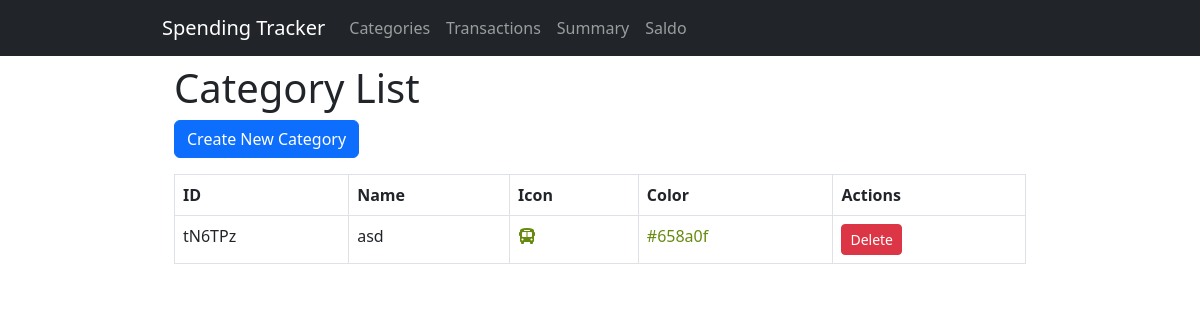
/kategori/, run on an earlier commit of the app's database.
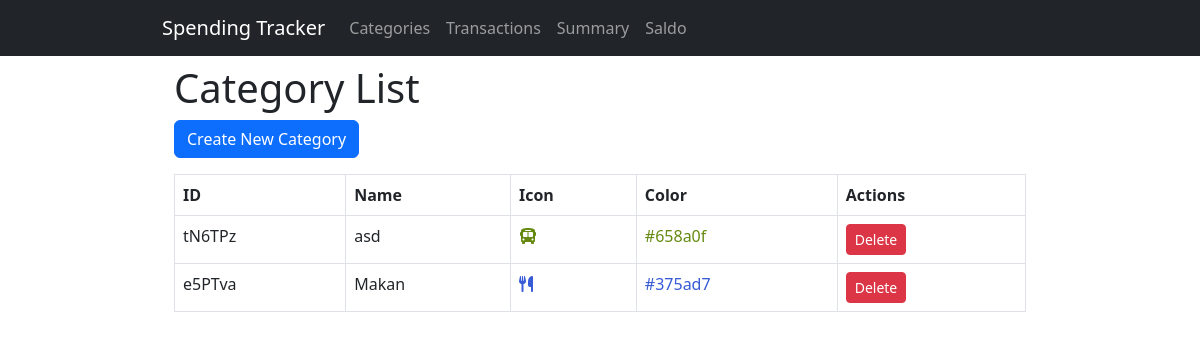
And on a later commit of the database.
### main/models.py (models this page shows, shortened)
class Kategori(models.Model):
    id = models.CharField(max_length=255, primary_key=True)
    nama = models.CharField(max_length=100)
    ikon = models.CharField(max_length=50, blank=True, null=True)
    warna = models.CharField(max_length=7, blank=True, null=True)  # Hex color code
    def getIkon(self):
        return self.ikon
    def getWarna(self):
        return self.warna
    class Meta:
        verbose_name_plural = "Kategori"

### main/views.py (the view)
# urls.py: path('kategori/', views.kategori_list, name='kategori_list'),
def kategori_list(request):
    categories = PengelolaKategori.ambilSemuaKategori()
    return render(request, 'main/kategori_list.html', {'categories': categories})

### main/models.py (called while the page is built)
    @staticmethod
    def ambilSemuaKategori():
        return list(Kategori.objects.all())

### main/templates/main/kategori_list.html (shortened to what this page needs)
{% extends "base.html" %}
{% block content %}
<div class="container">
    <h1>Category List</h1>
    <a href="{% url 'kategori_create' %}" class="btn btn-primary mb-3">Create New Category</a>
    <table class="table table-bordered">
        <thead>
            <tr>
                <th>ID</th>
                <th>Name</th>
                <th>Icon</th>
                <th>Color</th>
                <th>Actions</th>
            </tr>
        </thead>
        <tbody>
            {% for kategori in categories %}
                <tr>
                    <td>{{ kategori.id }}</td>
                    <td>{{ kategori.nama }}</td>
                    <td><i class="{{ kategori.getIkon }}" style="color: {{ kategori.getWarna }}"></i></td>
                    <td><span style="color: {{ kategori.getWarna }}">{{ kategori.getWarna }}</span></td>
                    <td>
                    {% if kategori.id %}
                        <form method="post" action="{% url 'kategori_delete' kategori.id %}">
                            <button type="submit" class="btn btn-danger btn-sm">Delete</button>
                        </form>
                    {% else %}
                        <button class="btn btn-danger btn-sm" disabled>Invalid ID</button>
                    {% endif %}
                    </td>
                </tr>
            {% empty %}
                <tr><td colspan="5">No categories found.</td></tr>
            {% endfor %}
        </tbody>
    </table>
</div>
{% endblock %}

What changed in the data, as far as the page shows it:
added Kategori: id "e5PTva", nama "Makan", getWarna "#375ad7", shows "Delete"
